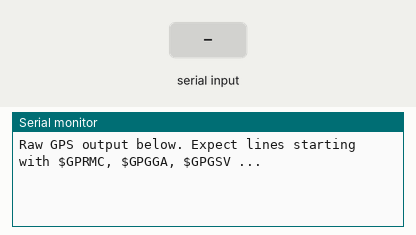
This sketch was run on a simulated ESP32. Shown: the last lines printed to the serial monitor. Inputs (shaded band) come from the test bench.

Above: at 1.7 s.
1.8 s: "$" received over the second serial link
At 2.3 s:
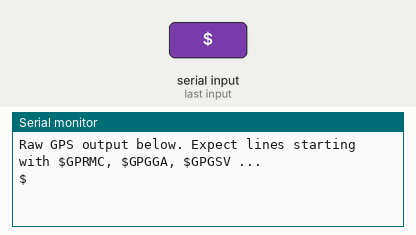
3.3 s: "1" received over the second serial link
At 4.6 s:
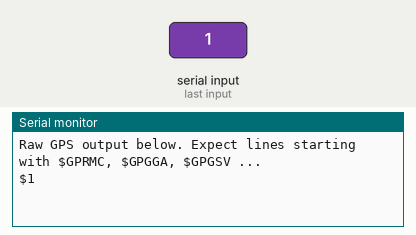

Measured:
- after the input at 1.8 s, the serial monitor: prints a new line at once (image 1)
- after the input at 3.3 s, the serial monitor: prints a new line at once (image 2)

The sketch:

t5_gps.ino
```cpp
// TEST 5 - GPS UART / NMEA. GPS TX -> GPIO16. Serial Monitor at 115200.
HardwareSerial GPSSerial(2);
unsigned long bytesTotal = 0, lastReport = 0, dollars = 0;
void setup() {
  Serial.begin(115200);
  delay(500);
  GPSSerial.setRxBufferSize(1024);
  GPSSerial.begin(9600, SERIAL_8N1, 16, 17);   // baud 9600, RX = GPIO16, TX = GPIO17 (unused)
  Serial.println("Raw GPS output below. Expect lines starting with $GPRMC, $GPGGA, $GPGSV ...");
}
void loop() {
  while (GPSSerial.available()) {
    char c = GPSSerial.read();
    bytesTotal++;
    if (c == '$') dollars++;
    Serial.write(c);                           // echo everything to the Serial Monitor
  }
  if (millis() - lastReport > 5000) {
    lastReport = millis();
    Serial.printf("\n--- %lu bytes, %lu sentences in %lu s ---\n", bytesTotal, dollars, millis() / 1000);
    if (bytesTotal == 0) Serial.println("--- NO DATA: check GPS TX->GPIO16, GPS power, common GND ---");
  }
}
```
